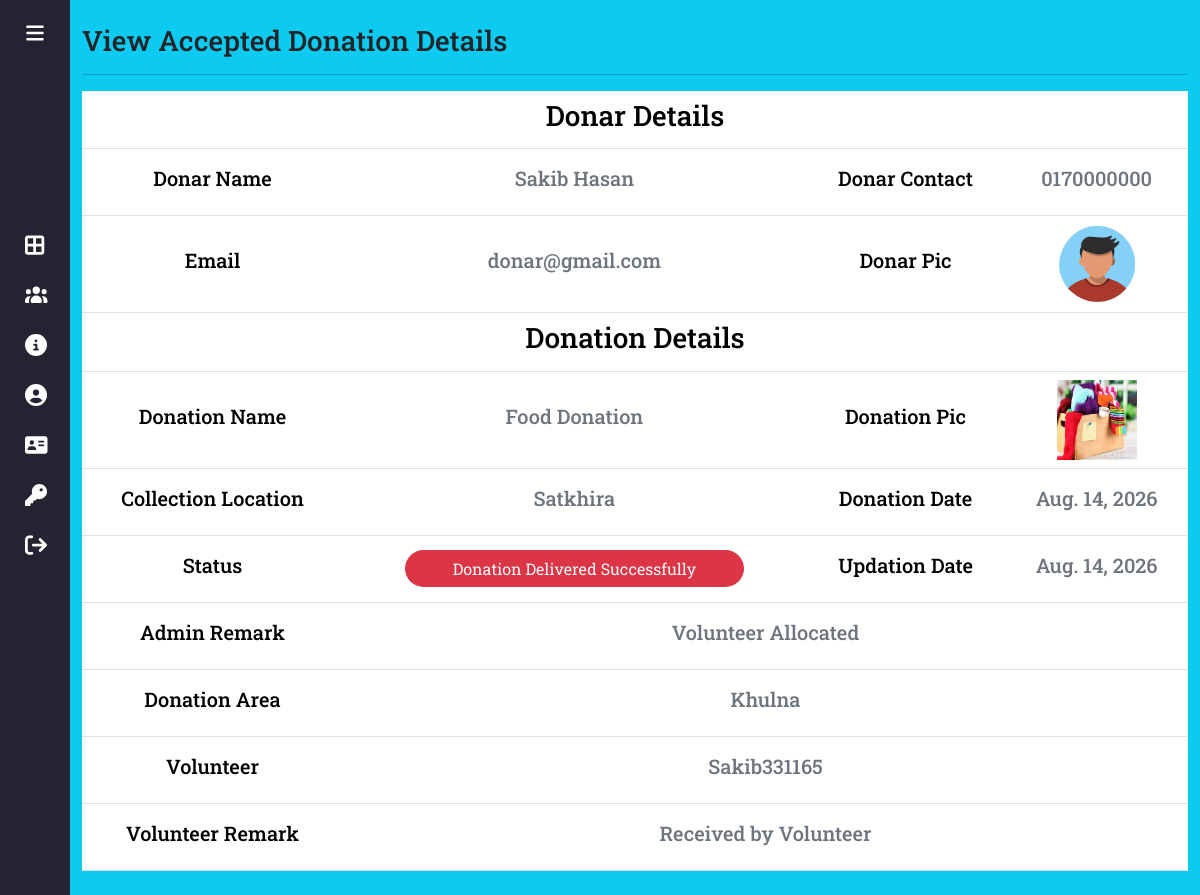
Page /accepted-donationdetail/1 on the committed database.
### app/models.py (models this page shows, shortened)
class Donation(models.Model):
    donar = models.ForeignKey(Donar, on_delete=models.CASCADE)
    donationname = models.CharField(choices= DONATION_CHOICES,max_length=100, null=True, blank= True)
    donationpic = models.ImageField(upload_to='donation', null=True, blank=True )
    collectionlocation = models.CharField(max_length=300, null=True)
    description = models.CharField(max_length=300, null=True)
    status = models.CharField(max_length=30, null=True)
    donationdate = models.DateField(null=True)
    adminremark = models.CharField(max_length=200, null=True)
    volunteer = models.ForeignKey(Volunteer, on_delete=models.CASCADE, null=True)
    donationarea = models.ForeignKey(DonationArea, on_delete=models.CASCADE, null=True)
    volunteerremark = models.CharField(max_length=200, null=True)
    updationdate = models.DateField(null=True)

class Donar(models.Model):
    user = models.ForeignKey(User, on_delete=models.CASCADE)
    contact = models.CharField(max_length=15, null=True)
    address = models.CharField(max_length=300, null=True)
    userpic = models.ImageField(upload_to='Donar', null=True, blank=True)
    regdate = models.DateTimeField(auto_now_add=True)

class DonationArea(models.Model):
    areaname = models.CharField(max_length=100)
    description = models.CharField(max_length=300)
    creationdate = models.DateTimeField(auto_now_add=True)

class Volunteer(models.Model):
    user = models.ForeignKey(User, on_delete=models.CASCADE)
    contact = models.CharField(max_length=15, null=True)
    address = models.CharField(max_length=300, null=True)
    userpic = models.ImageField(upload_to='Volunteer', null=True, blank=True)
    idpic = models.ImageField(upload_to='Volunteer', null=True, blank=True )
    aboutme = models.CharField(max_length=300, null=True)
    status = models.CharField(max_length=20, null=True)
    regdate = models.DateTimeField(auto_now_add=True)
    adminremark = models.CharField(max_length=300, null=True)
    updationdate = models.DateField(null=True)
    def __str__(self):
        return self.user.username

### app/views.py (the view, shortened to what this page needs)
class accepted_donationdetail(View):
    def get(self,request,pid):
      donation = Donation.objects.get(id = pid)
      donationarea = DonationArea.objects.all()
      volunteer = Volunteer.objects.filter(status = 'accept')
      return render(request, "accepted-donationdetail.html",locals())

### app/templates/accepted-donationdetail.html
{% extends 'index-admin.html' %}
{% load static %}
{% block main %}
<div class="container mt-4 vh-100 table-responsive">
  <h3>View Accepted Donation Details</h3>
  <hr>
  <table id="mytable" class="table data ">
      <tbody>
          <tr class="align-middle text-center" >
              <th colspan="4"><h3>Donar Details</h3></th>
          </tr>
          <tr class="align-middle text-center">
            <td><h5>Donar Name</h5></td>
            <td><h5 class="text-secondary">{{donation.donar.user.first_name}} {{donation.donar.user.last_name}}</h5></td>
            <td><h5>Donar Contact</h5></td>
            <td><h5 class="text-secondary">{{donation.donar.contact}}</h5></td>
        </tr>
          <tr class="align-middle text-center">
              <td><h5>Email</h5></td>
              <td><h5 class="text-secondary">{{donation.donar.user.email}}</h5></td>
              <td><h5>Donar Pic</h5></td>
              <td><img src="{{donation.donar.userpic.url}}" width="80" height="80" /></td>
          </tr>
        <tr class="align-middle text-center">
              <th colspan="4"><h3>Donation Details</h3></th>
          </tr>
          <tr class="align-middle text-center">
              <td ><h5 >Donation Name</h5></td>
              <td><h5 class="text-secondary">{{donation.donationname}}</h5></td>
              <td><h5>Donation Pic</h5></td>
              <td><img src="{{donation.donationpic.url}}" width="80" height="80" /></td>
          </tr>
          <tr class="align-middle text-center">
              <td><h5 >Collection Location</h5></td>
              <td><h5 class="text-secondary">{{donation.collectionlocation}}</h5></td>
              <td><h5 >Donation Date</h5></td>
              <td><h5 class="text-secondary">{{donation.donationdate}}</h5></td>
          </tr>
          <tr class="align-middle text-center">
              <td><h5 >Status</h5></td>
              <td>
                <span class="text-center bg-danger font-weight-bold text-light text-light py-2 rounded-pill px-5">{{donation.status}}</span>
              </td>
              <td><h5 >Updation Date</h5></td>
              <td><h5 class="text-secondary">{{donation.updationdate}}</h5></td>
          </tr>
          {% if donation.status == 'accept' %}
          <form action="" method="post">
             {% csrf_token %}
          <tr class="align-middle text-center">
              <td><h5 >Admin Remark</h5></td>
              <td colspan="3">
                    <textarea class="form-control" name="adminremark" id="exampleFormControlTextarea1" rows="3"></textarea>
              </td>
          </tr>
          <tr class="align-middle text-center">
            <td><h5 >Select Donation Distribution Area</h5></td>
            <td colspan="3">
              <select class="form-control" name="donationareaid" required>
                {% for area in donationarea %}
                  <option value="{{area.id}}">{{area.areaname}}</option>
                {% endfor %}
              </select>
            </td>
          </tr>
          <tr class="align-middle text-center">
            <td><h5 >Select Volunteer</h5></td>
            <td colspan="3">
              <select class="form-control" name="volunteerid" required>
                {% for vol in volunteer %}
                  <option value="{{vol.id}}">{{vol}}</option>
                {% endfor %}
              </select>
            </td>
          </tr>
          <tr class="align-middle text-center">
            <td></td>
            <td colspan="3">
                <input type="submit" class="btn btn-primary px-5" value="Update" />
            </td>
        </tr>
      </form>
      {% else %}
        <tr class="align-middle text-center">
          <td><h5 >Admin Remark</h5></td>
          <td colspan="3"> <h5 class="text-secondary">{{donation.adminremark}}</h5></td>
        </tr>
        <tr class="align-middle text-center">
          <td><h5 >Donation Area</h5></td>
          <td colspan="3"> <h5 class="text-secondary">{{donation.donationarea.areaname}}</h5></td>
        </tr>
        <tr class="align-middle text-center">
          <td><h5 >Volunteer</h5></td>
          <td colspan="3"> <h5 class="text-secondary">{{donation.volunteer}}</h5></td>
        </tr>
          <tr class="align-middle text-center">
            <td><h5 >Volunteer Remark</h5></td>
            <td colspan="3">
              <h5 class="text-secondary">{{donation.volunteerremark}}</h5>
            </td>
          </tr>
         {% endif %}
      </tbody>
  </table>
</div>
{% endblock main %}

### app/static/css/style-admin.css (style rules this page uses)
* { margin:0; padding:0; box-sizing: border-box; }
body { position: relative; min-height: 100vh; width: 100%; overflow: hidden; }
.table tr td { height: 50px; }

### rows in the picture
Donation: donar.user.first_name "Sakib", donar.user.last_name "Hasan", donar.contact "0170000000", donar.user.email "donar@gmail.com", donar.userpic (picture), donationname "Food Donation", donationpic (picture), collectionlocation "Satkhira", donationdate "Aug. 14, 2026", status "Donation Delivered Successfully", updationdate "Aug. 14, 2026", adminremark "Volunteer Allocated", donationarea.areaname "Khulna", volunteer "Sakib331165", volunteerremark "Received by Volunteer"
